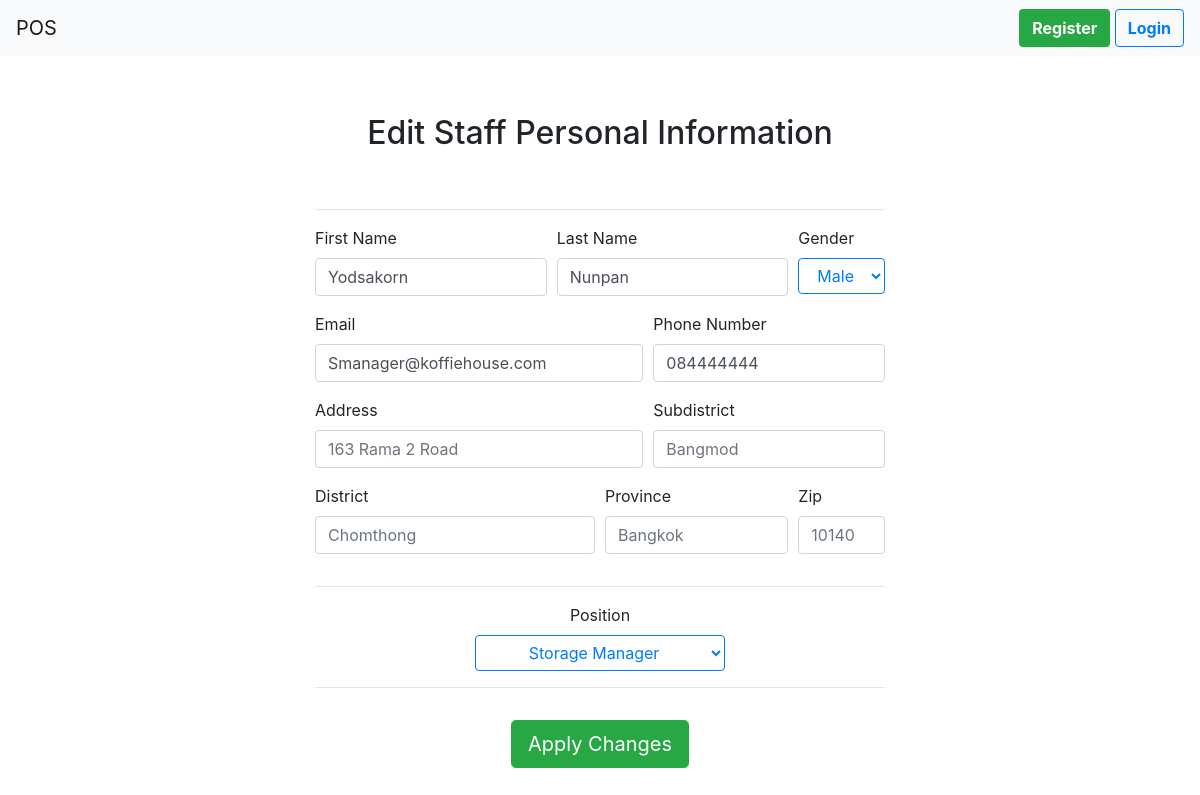
Page /add/staff-add.php?id=4 on the committed database.
### tables this page shows
CREATE TABLE `staff` (
  `staffID` int(11) NOT NULL,
  `staffName` varchar(50) NOT NULL,
  `lName` varchar(20) NOT NULL,
  `gender` varchar(2) NOT NULL,
  `staffAddress` text NOT NULL,
  `subdistrict` varchar(30) NOT NULL,
  `district` varchar(30) NOT NULL,
  `province` varchar(30) NOT NULL,
  `zip` varchar(5) NOT NULL,
  `staffPhone` varchar(10) NOT NULL,
  `staffEmail` varchar(30) NOT NULL,
  `staffPosition` varchar(20) NOT NULL,
  `user_id` int(11) DEFAULT NULL
);

### add/staff-add.php (the view, shortened to what this page needs)
<!DOCTYPE html>
<html lang="en">
<head>
	<link rel="stylesheet" href="https://maxcdn.bootstrapcdn.com/bootstrap/4.0.0/css/bootstrap.min.css">
	<link href="https://unpkg.com/gijgo@1.9.13/css/gijgo.min.css" rel="stylesheet" type="text/css" />
	<link rel="stylesheet" href="https://stackpath.bootstrapcdn.com/bootstrap/4.4.1/css/bootstrap.min.css">
	<link rel="stylesheet" href="https://cdnjs.cloudflare.com/ajax/libs/font-awesome/4.7.0/css/font-awesome.min.css">
	<link rel="stylesheet" type="text/css" href="../css/table.css">
	<link rel="stylesheet" type="text/css" href="../css/index.css">
</head>
<body>
	<?php
	include '../nav-bar.php';
	if (isset($_GET["id"])) {
		include '../connection.php';
		$sql = "SELECT * FROM staff WHERE staffID = '$_GET[id]'";
		$result = mysqli_query($conn, $sql);
        $row = mysqli_fetch_assoc($result);
	}
	if (isset($_GET['id'])) { ?>
		<div align="center">
		<h2 style="margin-top: 20px; margin-bottom: 20px"><br>Edit Staff Personal Information</h2>
	</div> <?php
	} else {
	?>
	<div align="center">
		<h2 style="margin-top: 20px; margin-bottom: 20px"><br>Add New Staff Personal Information</h2>
	</div> <?php } ?>
	<div class="container-fluid" style="margin-top: 40px">
		<div class="row">
			<div class="col-sm-3"></div>
			<div class="col-sm-6"><hr>
				<?php
					if(isset($_GET['id']))
						echo '<form method="post" action="staff-request.php?id='.$_GET['id'].'">';
					else
						echo '<form method="post" action="staff-request.php">';
				?>
					<div class="form-row">
						<div class="form-group col-md-5">
							<label for="inputfName">First Name</label>
							<input type="text" class="form-control" id="inputfName" placeholder="Timothy" name="fname" value="<?php echo $row['staffName']; ?>" required>
						</div>
						<div class="form-group col-md-5">
							<label for="inputlName">Last Name</label>
							<input type="text" class="form-control" id="inputlName" placeholder="Jones" name="lname" value="<?php echo $row['lName']; ?>" required>
						</div>
						<div class="form-group col-md-2">
							<label for="inputGender">Gender</label>
							<select id="inputGender" class="btn btn-outline-primary dropdown-toggle" type="button" style="width: 100%" name="gender">
								<option value="M" <?php if($row[gender] == "M") echo "selected";?> >Male</option>
							</select>
						</div>
					</div>
					<div class="form-row">
						<div class="form-group col-md-7">
							<label for="inputEmail">Email</label>
							<input type="email" class="form-control" id="inputEmail" placeholder="admin@koffiehouse.cafe" name="email" value="<?php echo $row['staffEmail']; ?>" required>
						</div>
						<div class="form-group col-md-5">
							<label for="inputPhone">Phone Number</label>
							<input type="tel" class="form-control" id="inputPhone" placeholder="0812345678" name="phone" value="<?php echo $row['staffPhone']; ?>" required>
						</div>
					</div>
					<div class="form-row">
						<div class="form-group col-md-7">
							<label for="inputAddress">Address</label>
							<input type="text" class="form-control" id="inputAddress" placeholder="163 Rama 2 Road" name="add1" value="<?php echo $row['staffAddress']; ?>" required>
						</div>
						<div class="form-group col-md-5">
							<label for="inputCity">Subdistrict</label>
							<input type="text" class="form-control" id="inputCity" placeholder="Bangmod"  name="add2_5" value="<?php echo $row['subdistrict']; ?>" required>
						</div>
					</div>
					<div class="form-row">
						<div class="form-group col-md-6">
							<label for="inputCity">District</label>
							<input type="text" class="form-control" id="inputCity" placeholder="Chomthong"  name="add2" value="<?php echo $row['district']; ?>" required>
						</div>
						<div class="form-group col-md-4">
							<label for="inputState">Province</label>
							<input type="text" class="form-control" id="inputState" placeholder="Bangkok"  name="add3" value="<?php echo $row['province']; ?>" required>
						</div>
						<div class="form-group col-md-2">
							<label for="inputZip">Zip</label>
							<input type="text" class="form-control" id="inputZip" placeholder="10140"  name="zip" value="<?php echo $row['zip']; ?>" required>
						</div>
						<div class="col-md-12"><hr></div>
						<div class="form-group col-md-12" align="center">
							<label for="position">Position</label><br>
							<center>
								<select id="inputPosition" class="btn btn-outline-primary dropdown-toggle" type="button" style="width: 250px" name="position">
									<option value="Storage Manager" <?php if($row[staffPosition] == "Storage Manager") echo "selected";?>> Storage Manager</option>
								</select>
							</center>
							<hr>
						</div>
					</div>
					<?php if (isset($_GET['id'])) { ?>
						<center><button type="submit" class="btn btn-success btn-lg" style="margin-bottom: 50px">Apply Changes</button></center>
					<?php } else { ?>
					<center><button type="submit" class="btn btn-success btn-lg" style="margin-bottom: 50px">Add Staff</button></center>
				<?php } ?>
				</form>
			</div>
			<div class="col-sm-3"></div>
		</div>
	</div>
</body>
</html>

### rows in the picture
staff: fname "Yodsakorn", lname "Nunpan", gender "Male", email "Smanager@koffiehouse.com", phone "084444444", position "Storage Manager"
